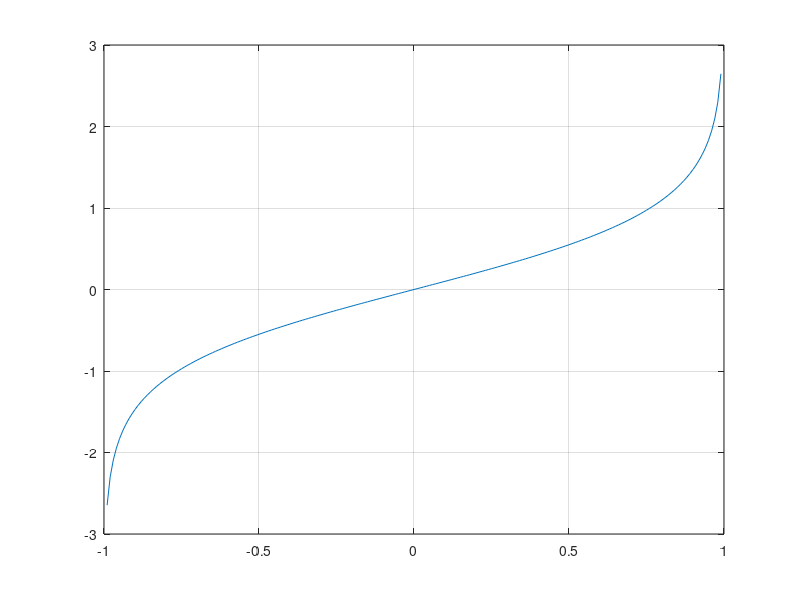

MATLAB code to generate this figure:
% Regression test function (black blox) for FreeMat v4.0
% This function is autogenerated by helpgen.
function bbtest_success = bbtest_atanh
  bbtest_success = 1;
NumErrors = 0;
try
  x = -0.99:.01:0.99;

catch
  NumErrors = NumErrors + 1;
end
try
  plot(x,atanh(x)); grid('on');

catch
  NumErrors = NumErrors + 1;
end
try
  mprint('atanhplot');

catch
  NumErrors = NumErrors + 1;
end
if (NumErrors ~= 0) bbtest_success = 0; return; end
